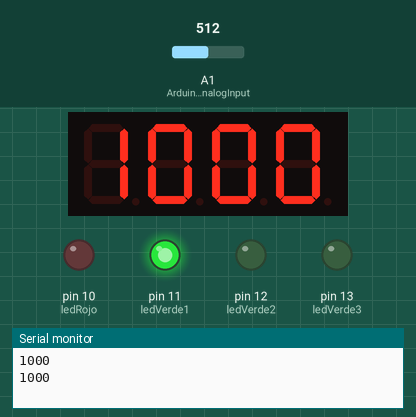
Recording of a sketch running on a simulated Arduino Mega 2560, built with avr-gcc and run on an emulated ATmega2560. On the bench: 4-digit seven-segment display, output pins drawn as LEDs (lit = HIGH), the last lines printed to the serial monitor. The test bench sets the inputs (shaded band); at power-on: A1 (ArduinoAnalogInput) = 512.

Above: at 1.8 s.
1.9 s: A1 (ArduinoAnalogInput) set to 101
At 2.9 s:
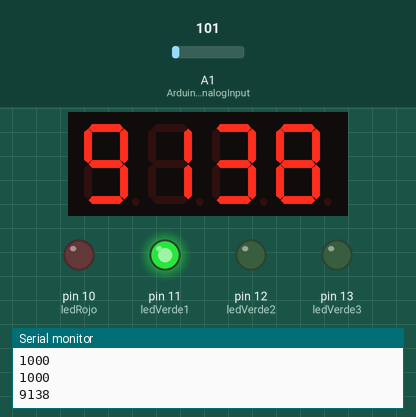
3.5 s: A1 (ArduinoAnalogInput) set to 86
At 4.8 s:
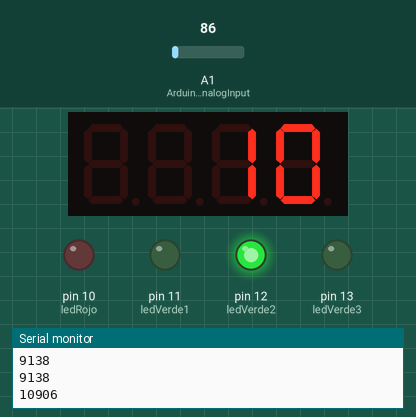
5.6 s: A1 (ArduinoAnalogInput) set to 33
At 6.7 s:
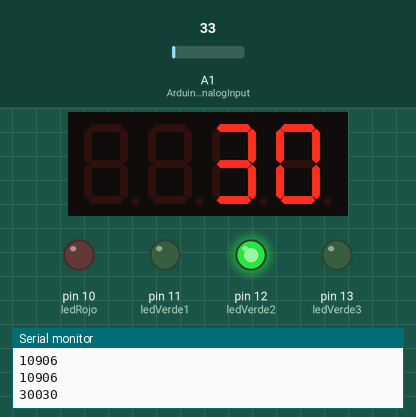
7.6 s: A1 (ArduinoAnalogInput) set to 27
At 8.6 s:
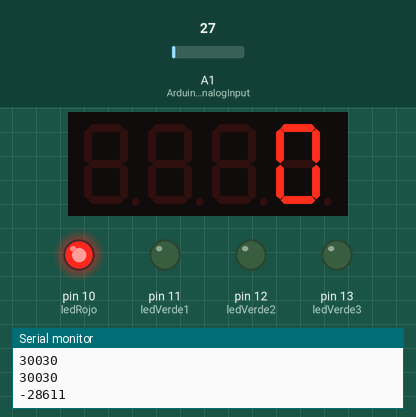
Timing chart, 0 to 10.6 s (numbered marks = the images above; inputs shaded):
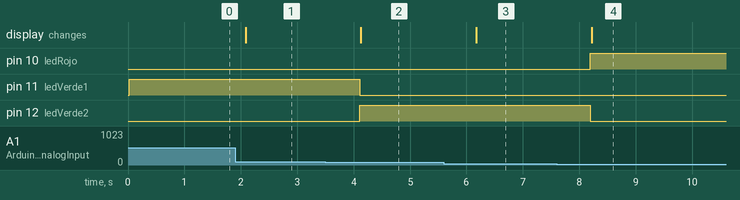

Measured:
- the behaviour switches between 94 and 93 on A1 (ArduinoAnalogInput) (found by bisection; images 1 and 2)
- the behaviour switches between 31 and 30 on A1 (ArduinoAnalogInput) (found by bisection; images 3 and 4)
- after the input at 1.9 s, the display: changes after 0.19 s (image 1)
- after the input at 3.5 s, pin 11 (ledVerde1): HIGH → LOW after 0.61 s; pin 12 (ledVerde2): LOW → HIGH after 0.61 s; the display: changes after 0.63 s (image 2)
- after the input at 5.6 s, the display: changes after 0.57 s (image 3)
- after the input at 7.6 s, pin 10 (ledRojo): LOW → HIGH after 0.60 s; pin 12 (ledVerde2): HIGH → LOW after 0.60 s; the display: changes after 0.62 s (image 4)

The sketch:

Arduino_Code.ino
```cpp
#include <TM1637Display.h>

#define ArduinoAnalogInput A1
#define ledRojo 10
#define ledVerde1 11
#define ledVerde2 12
#define ledVerde3 13
#define CLK 3
#define DIO 2

TM1637Display display(CLK, DIO);
int resistance = 0;
float buff;

void setup() {
  //pinMode(ArduinoAnalogInput, INPUT);
  pinMode(ledRojo, OUTPUT);
  pinMode(ledVerde1, OUTPUT);
  pinMode(ledVerde2, OUTPUT);
  pinMode(ledVerde3, OUTPUT);

  display.setBrightness(0x0f);
  display.showNumberDec(0, false);

  Serial.begin(9600);
}

void loop() {
  calcResistance();
  delay(1000);
}

void calcResistance()
{
  int adcVal = analogRead(ArduinoAnalogInput);
  buff = adcVal; buff=buff*5; buff = buff/1024;
  float voltaje = buff;
  resistance = ((5/voltaje)-1)*1000;
  Serial.println(resistance);

  if(resistance < 3)
  {
    //Not readed
    digitalWrite(ledRojo, HIGH);
    digitalWrite(ledVerde1, LOW);
    digitalWrite(ledVerde2, LOW);
    digitalWrite(ledVerde3, LOW);
    display.showNumberDec(0, false);
  }
  else if(resistance <= 9999)
  {
    //Kilo Ohms
    digitalWrite(ledRojo, LOW);
    digitalWrite(ledVerde1, HIGH);
    digitalWrite(ledVerde2, LOW);
    digitalWrite(ledVerde3, LOW);
    display.showNumberDec(resistance, false);
  }
  else if(resistance <= 1000000)
  {
    //Mega Ohms
    digitalWrite(ledRojo, LOW);
    digitalWrite(ledVerde1, LOW);
    digitalWrite(ledVerde2, HIGH);
    digitalWrite(ledVerde3, LOW);
    display.showNumberDec(resistance/1000, false);
  }
  else if(resistance <= 1000000000)
  {
    //1000 Mega ohms
    digitalWrite(ledRojo, LOW);
    digitalWrite(ledVerde1, LOW);
    digitalWrite(ledVerde2, LOW);
    digitalWrite(ledVerde3, HIGH);
    display.showNumberDec(resistance/1000000, false);
  }
}
```
